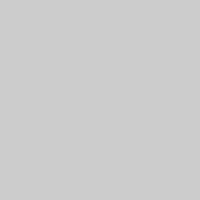
Frame 1 (no input)
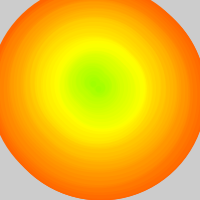
Frame 60 (the mouse pressed at the canvas centre just before this capture)
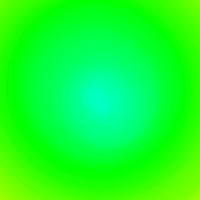
Frame 120 (the mouse held since frame 60 and released just before this capture)

The Processing sketch that drew these frames (run headless with seeded random() and noise(); from frame 60 on, the mouse is pressed at the canvas centre):

// Processing sketch: circle_emitter
// ── circle_emitter.pde
// This works, but is slow
import java.util.ArrayDeque;

ArrayDeque<Circle> circles;
int hue;
Point center;

void setup() {
  size(200, 200);
  frameRate(30);
  colorMode(HSB);
  circles = new ArrayDeque<Circle>();
  hue = 0;
  center = new Point(100, 100);
}

void draw() {
  int start = millis();
  for(Circle c : circles) {
    c.draw();  
  }
  center = walk(center);
  Point b = new Point(center.x + 5, center.y + 5);
  circles.add(new Circle(center, color(hue, 255, 255)));
  circles.add(new Circle(b, color(hue, 255, 255)));
  if (circles.size() > 50) {
    circles.remove();  
  }
  hue = (hue + 1 & 0xFF);
  int end = millis();
  if (end - start > 1000 / frameRate) {
    print("Frame took too long");  
  }
}

Point walk(Point p) {
  return new Point(p.x + random(-2, 2), p.y + random(-2, 2));  
}

class Circle {
  Point center;
  float diameter;
  color c;
  
  Circle(Point center, color c) {
    this.center = center;
    this.c = c;
    this.diameter = 1;
  }
  
  void draw() {
    this.diameter += 5;
    fill(this.c);
    noStroke();
    ellipse(center.x, center.y, this.diameter, this.diameter);
  }
}

class Point {
  float x;
  float y;
  Point(float x, float y) {
    this.x = x;
    this.y = y;
  }
}
